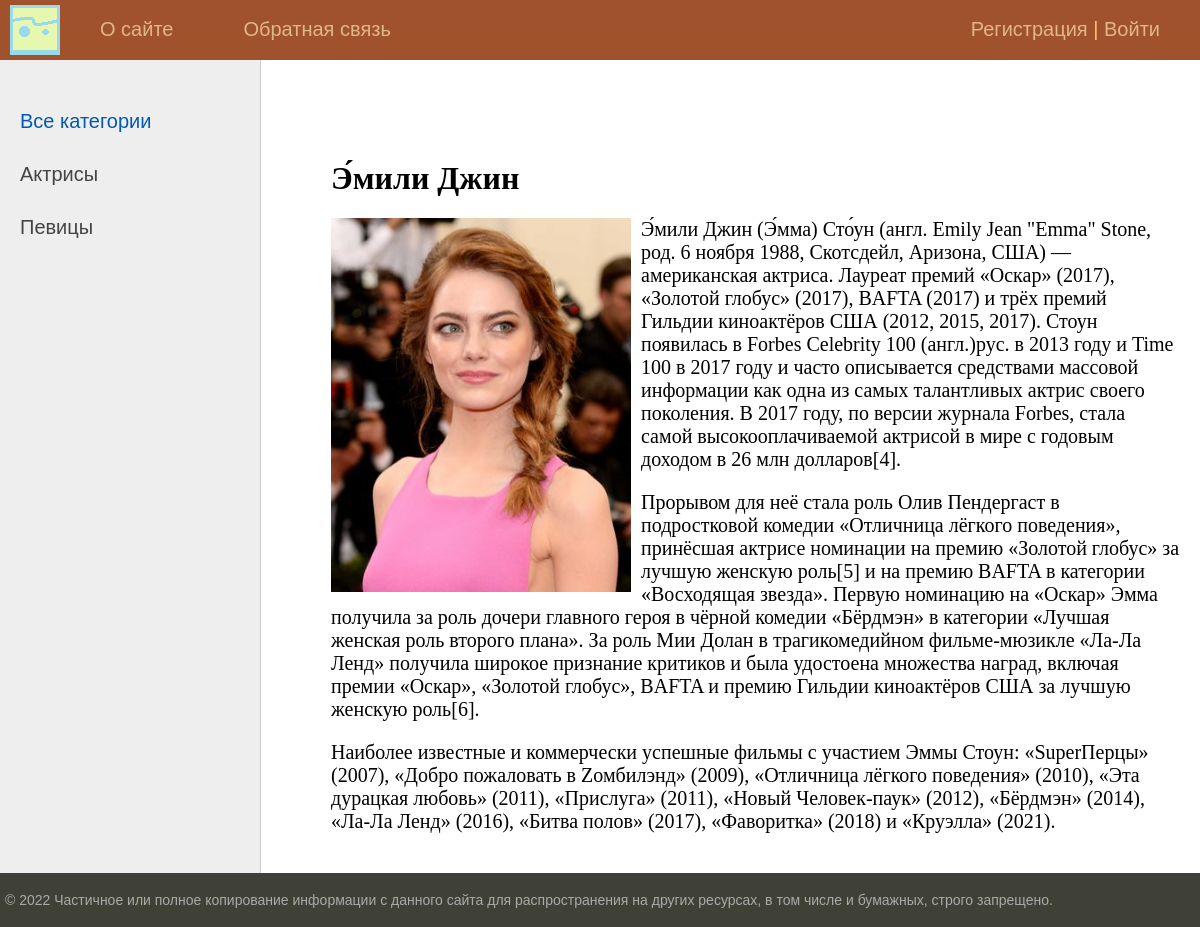
Page /post/emili-dzhin/ on the committed database.
### women/models.py (models this page shows, shortened)
class Category(models.Model):
    name = models.CharField(max_length=100, db_index=True, verbose_name='Категория')
    slug = models.SlugField(max_length=255, unique=True, db_index=True, verbose_name="URL")
    def get_absolute_url(self):
        return reverse('category', kwargs={'cat_slug': self.slug})
    class Meta:
        verbose_name = 'Категорию'
        verbose_name_plural = 'Категории'
        ordering = ['id']

class Women(models.Model):
    title = models.CharField(max_length=255, verbose_name='Заголовок')
    slug = models.SlugField(max_length=255, unique=True, db_index=True, verbose_name='URL')
    content = models.TextField(blank=True, verbose_name='Текст статьи')
    photo = models.FileField(upload_to="photos/%Y/%m/%d/", verbose_name='Фото')
    time_create = models.DateTimeField(auto_now_add=True, verbose_name='Время создания')
    time_update = models.DateTimeField(auto_now=True, verbose_name='Время изменения')
    is_published = models.BooleanField(default=True, verbose_name='Публикация')
    cat = models.ForeignKey('Category', on_delete=models.PROTECT, null = True, verbose_name='Категории')
    def __str__(self):
        return self.title
    class Meta:
        verbose_name = 'Женщину'
        verbose_name_plural = 'Женщины'
        ordering = ['-time_create', 'title']

### women/views.py (the view)
# urls.py: path('post/<slug:post_slug>/', ShowPost.as_view(), name='post'),
class ShowPost(DataMixin, DetailView):
    model = Women
    template_name = 'women/post.html'
    slug_url_kwarg = 'post_slug'
    context_object_name = 'post'
    def get_context_data(self, *, object_list=None, **kwargs):
        context = super().get_context_data(**kwargs)
        c_def = self.get_user_context(title=context['post'])
        return dict(list(context.items()) + list(c_def.items()))

### women/utils.py (called while the page is built)
    def get_user_context(self, **kwargs):
        context = kwargs
        cats = Category.objects.annotate(Count('women'))
        user_menu = menu.copy()
        if not self.request.user.is_authenticated:
            user_menu.pop(1)
        context['menu'] = user_menu
        context['cats'] = cats
        if 'cat_selected' not in context:
            context['cat_selected'] = 0
        return context

### women/templates/women/post.html
{% extends 'women/base.html' %}
{% block content %}
<h1>{{post.title}}</h1>
{% if post.photo %}
<p><img class='img-article-left', src='{{post.photo.url}}'></p>
{% endif %}
{{post.content|linebreaks}}
{% endblock %}

### women/templates/women/base.html (shortened to what this page needs)
{% load static %}
{% load women_tags %}
<!DOCTYPE html>
<html>
<head>
	<link type="text/css" href="{% static 'women/css/styles1.css' %}" rel="stylesheet" />
</head>
<body>
<table class="table-page" border=0 cellpadding="0" cellspacing="0">
<tr><td valign=top>
{% block mainmenu %}
		<div class="header">
			<ul id="mainmenu" class="mainmenu">
			<li class="logo"><a href="{% url 'home' %}"><div class="logo"></div></a></li>
{% for m in menu %}
			<li><a href="{% url m.url_name %}">{{m.title}}</a></li>
{% endfor %}
			{% if request.user.is_authenticated %}
			<li class = 'last'> {{user.username}} | <a href="{% url 'logout' %}">Выйти</a></li>
			{% else %}
			<li class = 'last'><a href="{% url 'register' %}">Регистрация</a> | <a href="{% url 'login' %}">Войти</a></li>
			{% endif %}
		    </ul>
		</div>
{% endblock mainmenu %}
<table class="table-content" border=0 cellpadding="0" cellspacing="0">
<tr>
	<td valign="top" class="left-chapters">
	<ul id="leftchapters">
{% if cat_selected == 0 %}
		<li class="selected">Все категории</li>
{% else %}
		<li><a href="{% url 'home' %}">Все категории </a></li>
{% endif %}
{% for c in cats %}
{% if c.women__count > 0 %}
	{% if c.pk == cat_selected %}
		<li class='selected'>{{c.name}}</li>
	{% else %}
		<li><a href="{{ c.get_absolute_url }}">{{c.name}}</a></li>
	{% endif %}
{% endif %}
{% endfor %}
	</ul>
</td>
<td valign="top" class="content">
	<div class="content-text">
{% block content %}
{% endblock %}
	</div>
</td></tr></table>
</td></tr>
<tr><td valign=top>
	<div id="footer">
		<p>&copy; 2022 Частичное или полное копирование информации с данного сайта для распространения на других ресурсах, в том числе и бумажных, строго запрещено.</p>
	</div>
</td></tr></table>
</body>
</html>

### women/static/women/css/styles1.css (style rules this page uses)
html, body { font-family: 'Arial'; margin: 0; padding: 0; height: 100%; width: 100%; color: #444; }
a { color: #0059b2; text-decoration: none; }
img { max-width: 600px; height: auto; }
img.img-article-left { max-width: 300px; height: auto; float: left; padding: 0 10px 10px 0; }
.table-page { width: 100%; height: 100%; vertical-align: top; }
.table-page tr { height: 100%; }
.header { background: #A0522D; height: 60px; }
.logo { background: url('../images/logo1.png') no-repeat 10px 5px; width: 70px; height: 60px; }
ul.mainmenu { list-style: none; margin: 0; padding: 0; height: 60px; color: #fdc073; font-size: 20px; overflow: hidden; }
ul.mainmenu li { float: left; margin: 18px 40px 0 30px; }
ul.mainmenu li.logo { margin: 0; }
ul.mainmenu li.last { float: right; }
ul.mainmenu li a { color: #DEB887; text-decoration: none; }
.table-content { width: 100%; min-height: 100%; height: 100%; }
.left-chapters { margin: 0; background: #eee; border-right: 1px solid #ccc; min-height: 100%; }
.left-chapters ul { width: 230px; min-height: 100%; margin: 0; padding: 20px 10px 10px 20px; list-style: none; font-size: 20px; }
.left-chapters ul li { margin: 30px 0 0 0; color: #999; }
.left-chapters ul li.selected { color: #0059b2; }
.left-chapters ul li a { color: #444; text-decoration: none; }
.content { padding: 40px 20px 20px 40px; width: 100%; box-sizing: border-box; }
.content-text { margin: 60px 0 0 30px; color: #000; font-size: 20px; font-family: Yandex Sans Display Light; }
.content-text h1 { font-size: 32px; }
#footer { box-sizing: border-box; background: #3F4137; padding: 5px; color: #aaa; font-size: 14px; font-family: Verdana, Geneva, Arial, Helvetica; text-align: left; overflow: hidden; }

### rows in the picture
Category: name "Актрисы"
Category: name "Певицы"
Women: title "Э́мили Джин", photo (picture), content "Э́мили Джин (Э́мма) Сто́ун (англ. Emily Jean \"Emma\" Stone, род. 6 ноября 1988, Скотсдейл, Аризона, США) — американская актриса. Лауреат премий «Оскар» (2017), «Золотой глобус» (2017), BAFTA (2017) и трёх премий Гильдии киноактёров США (2012, 2015, 2017). Стоун появилась в Forbes Celebrity 100 (англ.)рус. в 2013 году и Time 100 в 2017 году и часто описывается средствами массовой информации как одна из самых талантливых актрис своего поколения. В 2017 году, по версии журнала Forbes, стала самой высокооплачиваемой актрисой в мире с годовым доходом в 26 млн долларов[4]. Прорывом для неё стала роль Олив Пендергаст в подростковой комедии «Отличница лёгкого поведения», принёсшая актрисе номинации…"

### other values in the picture
{{ m.title }} "O сайте" "Обратная связь"
